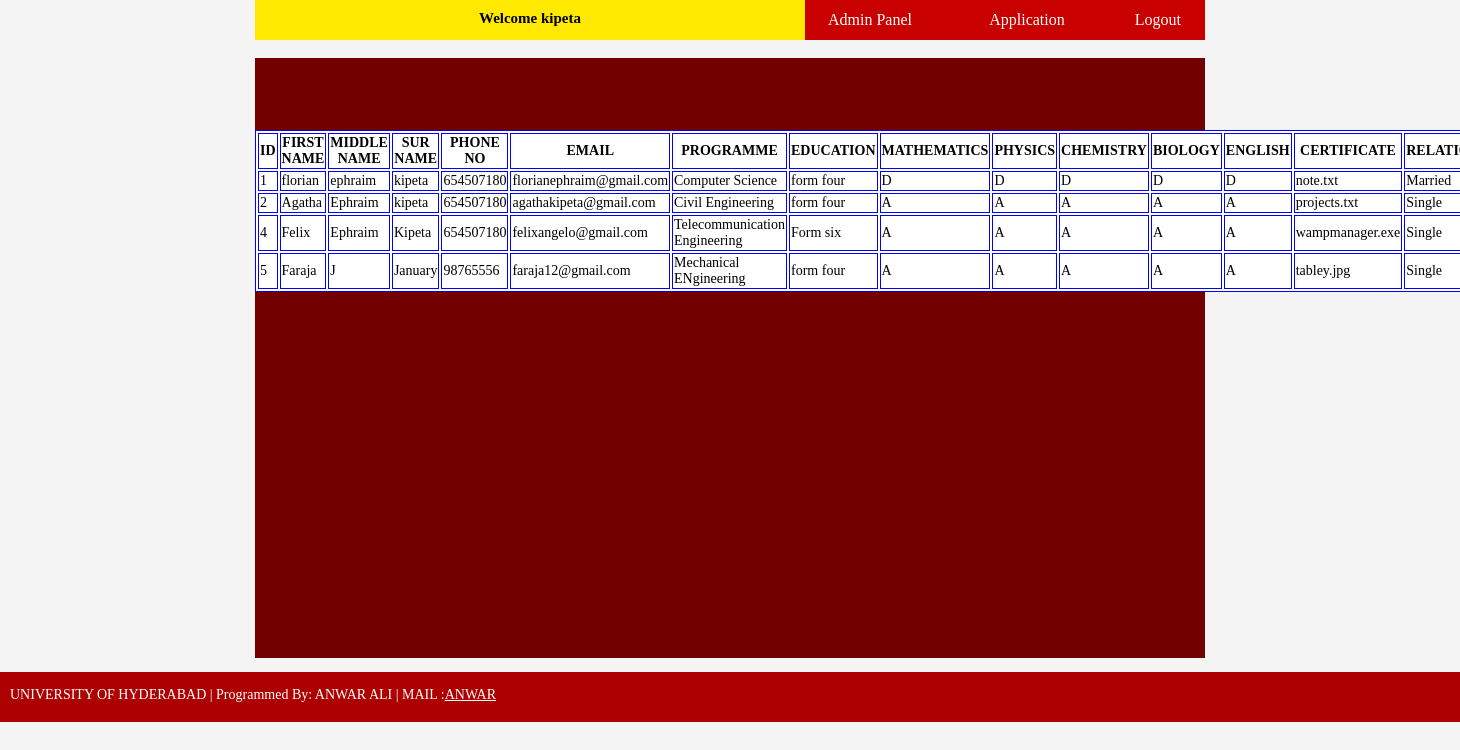
/admin_pages/application.php (signed in), run on the app's committed database.
### tables this page shows
CREATE TABLE IF NOT EXISTS `application` (
  `id` int(11) NOT NULL AUTO_INCREMENT,
  `firstname` varchar(30) NOT NULL,
  `middlename` varchar(30) NOT NULL,
  `surname` varchar(30) NOT NULL,
  `phone` int(20) NOT NULL,
  `email` varchar(300) NOT NULL,
  `programme` varchar(100) NOT NULL,
  `education` varchar(50) NOT NULL,
  `mathematics` text NOT NULL,
  `physics` text NOT NULL,
  `chemistry` text NOT NULL,
  `biology` text NOT NULL,
  `english` text NOT NULL,
  `certificate` varchar(50) NOT NULL,
  `relationship` varchar(50) NOT NULL,
  PRIMARY KEY (`id`),
  UNIQUE KEY `email` (`email`)
);

### admin_pages/application.php (the view, shortened to what this page needs)
<html>
<head>
	<link rel="stylesheet" type="text/css" href="css/style.css">
</head>
<body>
<?php
include 'after_header.php';
?>
<br>
		<div id="content">
			<div class="right1">
	<?php
			echo "<table align='center' height='auto' class='table_app'>
			<tr>
				<th>ID</th>
				<th>FIRST NAME</th>
				<th>MIDDLE NAME</th>
				<th>SUR NAME</th>
				<th>PHONE NO</th>
				<th>EMAIL</th>
				<th>PROGRAMME</th>
				<th>EDUCATION</th>
				<th>MATHEMATICS</th>
				<th>PHYSICS</th>
				<th>CHEMISTRY</th>
				<th>BIOLOGY</th>
				<th>ENGLISH</th>
				<th>CERTIFICATE</th>
				<th>RELATIONSHIP</th>
				<th>DELETE</th>
			</tr>
			";
			$query="SELECT * FROM `application`";
			$query_run=mysql_query($query);
				while ($row=mysql_fetch_assoc($query_run)) {
					$id=$row['id'];
					$firstname=$row['firstname'];
					$middlename=$row['middlename'];
					$surname=$row['surname'];
					$phone=$row['phone'];
					$email=$row['email'];
					$programme=$row['programme'];
					$education=$row['education'];
					$mathematics=$row['mathematics'];
					$physics=$row['physics'];
					$chemistry=$row['chemistry'];
					$biology=$row['biology'];
					$english=$row['english'];
					$certificate=$row['certificate'];
					$relationship=$row['relationship'];
					echo "<br>";
					echo "
					<tr>
							<td>$id</td>
							<td>$firstname</td>
							<td>$middlename</td>
							<td>$surname</td>
							<td>$phone</td>
							<td>$email</td>
							<td>$programme</td>
							<td>$education</td>
							<td>$mathematics</td>
							<td>$physics</td>
							<td>$chemistry</td>
							<td>$biology</td>
							<td>$english</td>
							<td>$certificate</td>
							<td>$relationship</td>
							<td><a href='#'>D</a></td>
							</tr>
					";
				}
					echo "</table>";
		?>
			</div>
	</div></div>
	<?php
	include 'footer.php';
	?>
</body>
</html>

### admin_pages/css/style.css (style rules this page uses)
body { margin: 0; padding: 0; background-color: #F4F4F4; }
#content { height: 600px; background-color: ; }
.right1 { height: 600px; width: 950px; float: left; background-color: #720000; }
.table_app { font-size: 14px; width: auto; border: 1px solid blue; background-color: white; }
.table_app tr td { border: 1px solid blue; }
.table_app tr th { border: 1px solid blue; }

### data on the page
application: id "1", firstname "florian", middlename "ephraim", surname "kipeta", phone "654507180", email "florianephraim@gmail.com", programme "Computer Science", education "form four", mathematics "D", physics "D", chemistry "D", biology "D", english "D", certificate "note.txt", relationship "Married"
application: id "2", firstname "Agatha", middlename "Ephraim", surname "kipeta", phone "654507180", email "agathakipeta@gmail.com", programme "Civil Engineering", education "form four", mathematics "A", physics "A", chemistry "A", biology "A", english "A", certificate "projects.txt", relationship "Single"
application: id "4", firstname "Felix", middlename "Ephraim", surname "Kipeta", phone "654507180", email "felixangelo@gmail.com", programme "Telecommunication Engineering", education "Form six", mathematics "A", physics "A", chemistry "A", biology "A", english "A", certificate "wampmanager.exe", relationship "Single"
application: id "5", firstname "Faraja", middlename "J", surname "January", phone "98765556", email "faraja12@gmail.com", programme "Mechanical ENgineering", education "form four", mathematics "A", physics "A", chemistry "A", biology "A", english "A", certificate "tabley.jpg", relationship "Single"

### other printed values
$_SESSION['name'] "kipeta"
